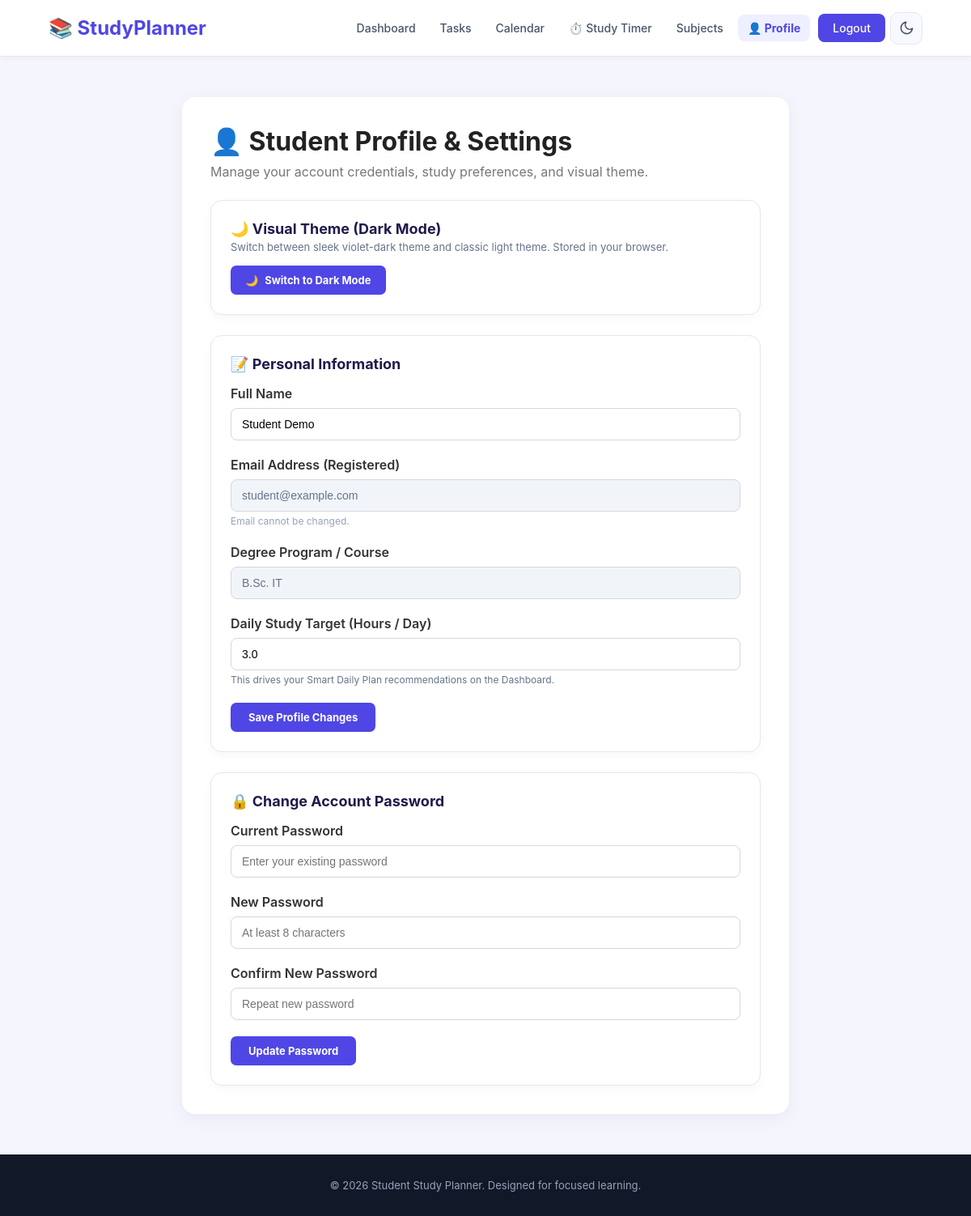
The app's page /profile.php (signed in) with its own data.
### tables this page shows
CREATE TABLE IF NOT EXISTS `users` (
  `id` int(11) NOT NULL AUTO_INCREMENT,
  `name` varchar(100) NOT NULL,
  `email` varchar(100) NOT NULL,
  `course` varchar(100) DEFAULT NULL,
  `password` varchar(255) NOT NULL,
  `daily_study_hours` decimal(3,1) NOT NULL DEFAULT 3.0,
  `failed_login_attempts` int(11) NOT NULL DEFAULT 0,
  `lockout_until` datetime DEFAULT NULL,
  `created_at` timestamp NOT NULL DEFAULT current_timestamp(),
  PRIMARY KEY (`id`),
  UNIQUE KEY `uq_users_email` (`email`)
);

### includes/auth.php (called while the page is built, shortened)
<?php
function require_student_login(): int {
    return (int)$_SESSION['user_id'];
}

### includes/functions.php (called while the page is built, shortened)
<?php
function e(?string $value): string {
    return htmlspecialchars($value ?? '', ENT_QUOTES, 'UTF-8');
}

### profile.php (the view, shortened to what this page needs)
<?php
require_once __DIR__ . '/config/database.php';
require_once __DIR__ . '/includes/auth.php';
require_once __DIR__ . '/includes/functions.php';
$userId = require_student_login();
$stmt = $conn->prepare("SELECT id, name, email, course, password, COALESCE(daily_study_hours, 3.0) AS daily_study_hours, created_at FROM users WHERE id = ? LIMIT 1");
$stmt->bind_param("i", $userId);
$stmt->execute();
$user = $stmt->get_result()->fetch_assoc();
include __DIR__ . '/includes/header.php';
?>
<div class="form-container" style="max-width: 750px;">
    <h1>👤 Student Profile & Settings</h1>
    <p class="form-subtitle">Manage your account credentials, study preferences, and visual theme.</p>
    <div style="background: white; border: 1px solid #e2e8f0; border-radius: 14px; padding: 24px; margin-bottom: 25px; box-shadow: 0 4px 12px rgba(0,0,0,0.03);">
        <div style="display: flex; justify-content: space-between; align-items: center; flex-wrap: wrap; gap: 15px;">
            <div>
                <h2 style="font-size: 18px; color: #1e1b4b; margin-bottom: 4px;">🌙 Visual Theme (Dark Mode)</h2>
                <p style="color: #64748b; font-size: 13px; margin: 0;">Switch between sleek violet-dark theme and classic light theme. Stored in your browser.</p>
            </div>
            <div>
                <button type="button" id="themeToggleBtn" onclick="toggleTheme()" class="quick-button" style="padding: 10px 18px; display: inline-flex; align-items: center; gap: 8px;">
                    <span id="themeBtnIcon">🌙</span>
                    <span id="themeBtnText">Toggle Dark Mode</span>
                </button>
            </div>
        </div>
    </div>
    <div style="background: white; border: 1px solid #e2e8f0; border-radius: 14px; padding: 24px; margin-bottom: 25px; box-shadow: 0 4px 12px rgba(0,0,0,0.03);">
        <h2 style="font-size: 18px; color: #1e1b4b; margin-bottom: 16px;">📝 Personal Information</h2>
        <form method="POST" action="profile.php">
            <div class="form-group">
                <label for="name">Full Name</label>
                <input
                    type="text"
                    id="name"
                    name="name"
                    value="<?php echo e($user['name']); ?>"
                    required
                    maxlength="100"
                >
            </div>
            <div class="form-group">
                <label for="email">Email Address (Registered)</label>
                <input
                    type="email"
                    id="email"
                    value="<?php echo e($user['email']); ?>"
                    disabled
                    style="background: #f1f5f9; color: #64748b; cursor: not-allowed;"
                >
                <small style="color: #94a3b8; font-size: 12px;">Email cannot be changed.</small>
            </div>
            <div class="form-group">
                <label for="course">Degree Program / Course</label>
                <input
                    type="text"
                    id="course"
                    value="<?php echo e($user['course'] ?? 'Undeclared'); ?>"
                    disabled
                    style="background: #f1f5f9; color: #64748b; cursor: not-allowed;"
                >
            </div>
            <div class="form-group">
                <label for="daily_study_hours">Daily Study Target (Hours / Day)</label>
                <input
                    type="number"
                    id="daily_study_hours"
                    name="daily_study_hours"
                    min="0.5"
                    max="16"
                    step="0.5"
                    value="<?php echo e((string)$user['daily_study_hours']); ?>"
                    required
                >
                <small style="color: #64748b; font-size: 12px;">This drives your Smart Daily Plan recommendations on the Dashboard.</small>
            </div>
            <button type="submit" class="quick-button" style="padding: 10px 22px;">Save Profile Changes</button>
        </form>
    </div>
    <div style="background: white; border: 1px solid #e2e8f0; border-radius: 14px; padding: 24px; box-shadow: 0 4px 12px rgba(0,0,0,0.03);">
        <h2 style="font-size: 18px; color: #1e1b4b; margin-bottom: 16px;">🔒 Change Account Password</h2>
        <form method="POST" action="profile.php">
            <div class="form-group">
                <label for="current_password">Current Password</label>
                <input
                    type="password"
                    id="current_password"
                    name="current_password"
                    placeholder="Enter your existing password"
                    required
                    autocomplete="current-password"
                >
            </div>
            <div class="form-group">
                <label for="new_password">New Password</label>
                <input
                    type="password"
                    id="new_password"
                    name="new_password"
                    placeholder="At least 8 characters"
                    required
                    minlength="8"
                    autocomplete="new-password"
                >
            </div>
            <div class="form-group">
                <label for="confirm_password">Confirm New Password</label>
                <input
                    type="password"
                    id="confirm_password"
                    name="confirm_password"
                    placeholder="Repeat new password"
                    required
                    minlength="8"
                    autocomplete="new-password"
                >
            </div>
            <button type="submit" class="quick-button" style="padding: 10px 22px;">Update Password</button>
        </form>
    </div>
</div>
<?php include __DIR__ . '/includes/footer.php'; ?>

### css/style.css (style rules this page uses)
* { margin: 0; padding: 0; box-sizing: border-box; }
body { font-family: Arial, sans-serif; background: #f7f8ff; color: #222; }
.quick-button { text-decoration: none; background: #4f46e5; color: white; padding: 13px 20px; border-radius: 8px; font-weight: bold; }
.form-container { width: 90%; max-width: 550px; margin: 50px auto; background: white; padding: 35px; border-radius: 16px; box-shadow: 0 5px 20px rgba(50, 50, 100, 0.08); }
.form-container h1 { margin-bottom: 8px; color: #222; }
.form-subtitle { color: #777; margin-bottom: 25px; }
.form-group { margin-bottom: 20px; }
.form-group label { display: block; margin-bottom: 8px; font-weight: 600; color: #333; }
.form-group input, .form-group select { width: 100%; box-sizing: border-box; padding: 11px 13px; border: 1px solid #d6d6df; border-radius: 8px; font-size: 14px; outline: none; background: white; }
button.quick-button, button.delete-button, button.edit-button { border: none; cursor: pointer; font-family: inherit; font-size: 13px; font-weight: bold; display: inline-flex; align-items: center; justify-content: center; gap: 4px; }
button.quick-button { background: #4f46e5; color: white; padding: 8px 14px; border-radius: 7px; transition: 0.2s; }

### css/theme.css (style rules this page uses)
:root { --bg: #f5f6fd; --surface: #ffffff; --surface-2: #f8f9ff; --surface-3: #eef0ff; --border: #e5e7f0; --text: #1f2340; --text-2: #475569; --muted: #64748b; --primary: #4f46e5; --primary-600: #4338ca; --primary-soft: #eef0ff; --primary-text: #4f46e5; --input-bg: #ffffff; --shadow: 0 6px 24px rgba(50, 50, 100, 0.07); --shadow-sm: 0 2px 8px rgba(50, 50, 100, 0.05); --green: #16a34a; --green-soft: #e8f8ee; --orange: #ea580c; --orange-soft: #fff1e6; --blue: #2563eb; --blue-soft: #e8f0ff; --red: #dc2626; --red-soft: #fee2e2; --amber: #d97706; --amber-soft: #fff4df; --chart-grid: rgba(100, 116, 139, 0.15); --chart-text: #64748b; color-scheme: light; }
body { background: var(--bg); color: var(--text); font-family: "Inter", "Segoe UI", system-ui, -apple-system, Arial, sans-serif; transition: background 0.25s ease, color 0.25s ease; -webkit-font-smoothing: antialiased; }

### records on screen
users: name "Student Demo", email "student@example.com", course "B.Sc. IT"
